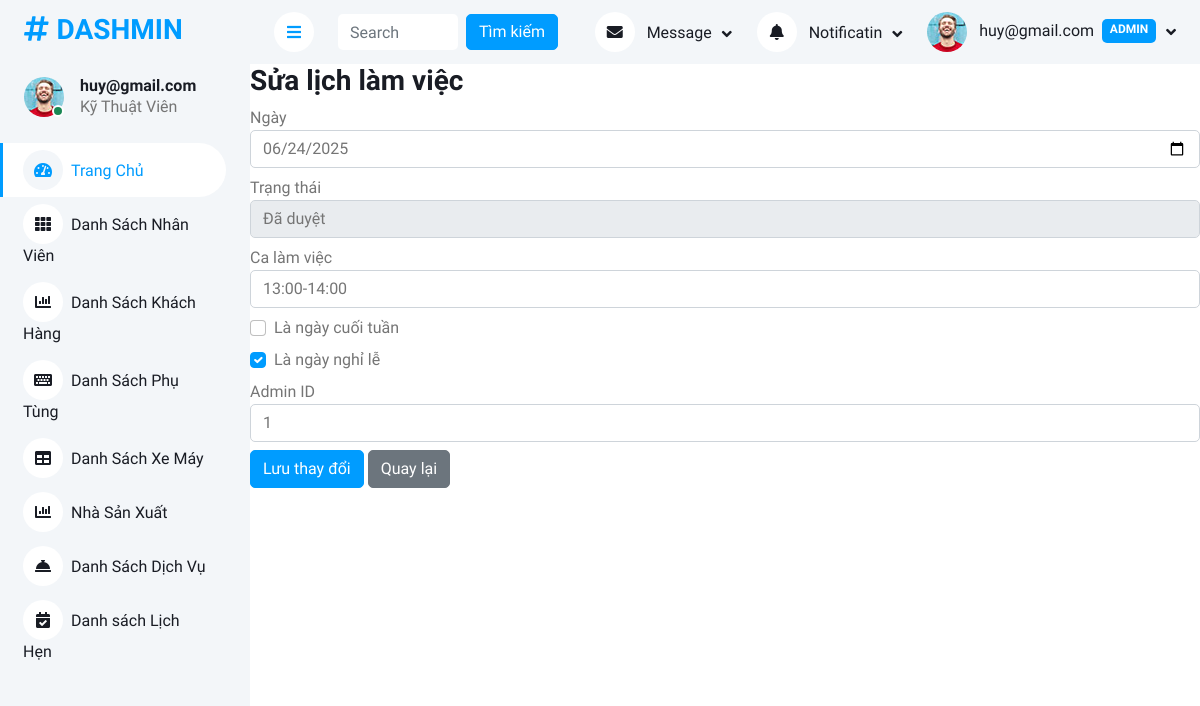
Screenshot of /Admin/danhsachlichlamviec.php?action=edit&id=9 (signed in) with the database file from the repository.
### tables this page shows
CREATE TABLE `lichlamviec` (
  `MaLLV` int(11) NOT NULL,
  `ngay` date DEFAULT NULL,
  `TrangThai` enum('cho duyet','da duyet','huy') DEFAULT NULL,
  `ThoiGianCa` varchar(255) DEFAULT NULL,
  `LaNgayCuoiTuan` bit(1) DEFAULT NULL,
  `LaNgayNghiLe` bit(1) DEFAULT NULL,
  `admin_AdminID` int(11) DEFAULT NULL
);

### Admin/controllers/LichLamViecController.php (called while the page is built, shortened)
<?php
require_once __DIR__ . '/../models/LichLamViecModel.php';
class LichLamViecController {
    private $model;
    public function __construct() {
        $db = connectDB();
        $this->model = new LichLamViecModel($db);
    }
    public function edit() {
        $id = $_GET['id'] ?? '';
        $data = $this->model->getById($id);
        include __DIR__ . '/../views/lichlamviec/edit.php';
    }
}
?>

### Admin/models/LichLamViecModel.php (called while the page is built, shortened)
<?php
class LichLamViecModel {
    private $db;
    public function __construct($db) {
        $this->db = $db;
    }
    public function getById($id) {
        $stmt = $this->db->prepare("SELECT * FROM lichlamviec WHERE MaLLV = ?");
        $stmt->execute([$id]);
        return $stmt->fetch(PDO::FETCH_ASSOC);
    }
}

### Admin/views/lichlamviec/edit.php (the view, shortened to what this page needs)
<h3>Sửa lịch làm việc</h3>
<form method="post">
    <div class="form-group mb-2">
        <label for="ngay">Ngày</label>
        <input type="date" name="ngay" id="ngay" class="form-control" value="<?= htmlspecialchars($data['ngay'] ?? '') ?>">
    </div>
    <div class="form-group mb-2">
        <label for="TrangThai">Trạng thái</label>
        <select name="TrangThai" id="TrangThai" class="form-control" required>
            <option value="da duyet" <?= (isset($data['TrangThai']) && $data['TrangThai'] == 'da duyet') ? 'selected' : '' ?>>Đã duyệt</option>
        </select>
    </div>
    <div class="form-group mb-2">
        <label for="ThoiGianCa">Ca làm việc</label>
        <input type="text" name="ThoiGianCa" id="ThoiGianCa" class="form-control" value="<?= htmlspecialchars($data['ThoiGianCa'] ?? '') ?>">
    </div>
    <div class="form-check mb-2">
        <input type="checkbox" name="LaNgayCuoiTuan" id="LaNgayCuoiTuan" class="form-check-input" <?= (!empty($data['LaNgayCuoiTuan'])) ? 'checked' : '' ?>>
        <label class="form-check-label" for="LaNgayCuoiTuan">Là ngày cuối tuần</label>
    </div>
    <div class="form-check mb-2">
        <input type="checkbox" name="LaNgayNghiLe" id="LaNgayNghiLe" class="form-check-input" <?= (!empty($data['LaNgayNghiLe'])) ? 'checked' : '' ?>>
        <label class="form-check-label" for="LaNgayNghiLe">Là ngày nghỉ lễ</label>
    </div>
    <div class="form-group mb-2">
        <label for="admin_AdminID">Admin ID</label>
        <input type="number" name="admin_AdminID" id="admin_AdminID" class="form-control" value="<?= htmlspecialchars($data['admin_AdminID'] ?? '') ?>">
    </div>
    <button type="submit" class="btn btn-primary">Lưu thay đổi</button>
    <a href="?action=list" class="btn btn-secondary">Quay lại</a>
</form>

### Admin/css/style.css (style rules this page uses)
:root { --primary: #009CFF; --light: #F3F6F9; --dark: #191C24; }
.btn { transition: .5s; }
.btn.btn-primary { color: #FFFFFF; }

### rows the page displays
lichlamviec: ngay "06/24/2025", TrangThai "Đã duyệt", ThoiGianCa "13:00-14:00", LaNgayNghiLe "☑", admin_AdminID "1"

### other values shown
$displayName "huy@gmail.com"
$roleLabel "Kỹ Thuật Viên"
